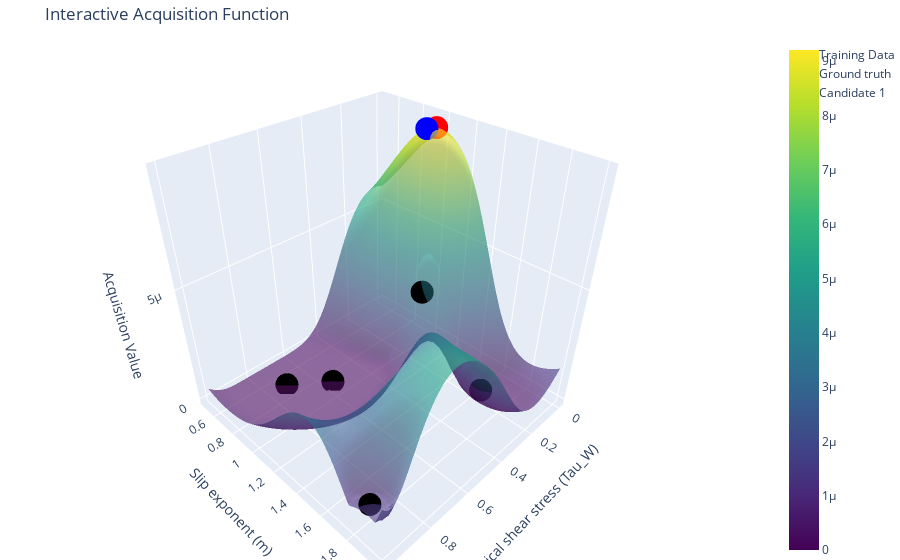

Write notebook code for a chart like this one.
### Code cell
tau_w_range = torch.linspace(bounds[0, 0], bounds[0, 1], 100)  # Grid for tau_w
m_range = torch.linspace(bounds[1, 0], bounds[1, 1], 100)      # Grid for m
tau_w_grid, m_grid = torch.meshgrid(tau_w_range, m_range, indexing="ij")


grid = torch.stack([tau_w_grid.ravel(), m_grid.ravel()], dim=-1)


acq_values = acq_func(grid.unsqueeze(1)).detach().numpy().reshape(100, 100)


train_acq_values = acq_func(train_x.unsqueeze(1)).detach().numpy()


fig = go.Figure()


fig.add_trace(go.Surface(
    x=tau_w_grid.numpy(),
    y=m_grid.numpy(),
    z=acq_values,
    colorscale='Viridis',
    opacity=0.6,
    name="Acquisition Function"
))


fig.add_trace(go.Scatter3d(
    x=train_x[:, 0].numpy(),
    y=train_x[:, 1].numpy(),
    z=train_acq_values.flatten(),
    mode='markers',
    marker=dict(size=8, color='black'),
    name='Training Data'

))

fig.add_trace(go.Scatter3d(
    x=[0.1],
    y=[1],
    z=[acq_values.max()] ,
    mode='markers',
    marker=dict(size=8, color='blue'),
    name='Ground truth'
)
)

# Iterate over the 3 candidates
for i in range(candidate.shape[0]): 
    candidate_acq_value = acq_func(candidate[i].unsqueeze(0)).item()
    fig.add_trace(go.Scatter3d(
        x=[candidate[i, 0].item()],
        y=[candidate[i, 1].item()],
        z=[candidate_acq_value],
        mode='markers',
        marker=dict(size=8, color='red', symbol='circle'),
        name=f'Candidate {i + 1}'
    ))



fig.update_layout(
    scene=dict(
        xaxis_title="Critical shear stress (Tau_W)",
        yaxis_title="Slip exponent (m)",
        zaxis_title="Acquisition Value"
    ),
    title="Interactive Acquisition Function",
    margin=dict(l=0, r=0, b=0, t=40)
)


fig.show()
fig.write_html("acquisiton_func.html")

### Figure 1 — Plotly figure (JSON) as saved in the notebook; plotly's stock layout.template omitted (floating-point values rounded to 4 significant figures; data arrays with more than 128 entries replaced by an {"elided": "..."} marker saying what was removed)
{"data": [{"colorscale": [[0, "#440154"], [0.1111, "#482878"], [0.2222, "#3e4989"], [0.3333, "#31688e"], [0.4444, "#26828e"], [0.5556, "#1f9e89"], [0.6667, "#35b779"], [0.7778, "#6ece58"], [0.8889, "#b5de2b"], [1, "#fde725"]], "name": "Acquisition Function", "opacity": 0.6, "type": "surface", "x": {"elided": "100x100 float values"}, "y": {"elided": "100x100 float values"}, "z": {"elided": "100x100 float values"}}, {"marker": {"color": "black", "size": 8}, "mode": "markers", "name": "Training Data", "type": "scatter3d", "x": [0.2606, 0.9645, 0.5733, 0.1802, 0.7246], "y": [1.225, 1.862, 0.9118, 1.639, 0.7283], "z": [3.785e-06, 1.259e-06, 5.723e-19, 9.221e-08, 4.889e-24]}, {"marker": {"color": "blue", "size": 8}, "mode": "markers", "name": "Ground truth", "type": "scatter3d", "x": [0.1], "y": [1], "z": [9.205e-06]}, {"marker": {"color": "red", "size": 8, "symbol": "circle"}, "mode": "markers", "name": "Candidate 1", "type": "scatter3d", "x": [0.06658], "y": [1.029], "z": [9.208e-06]}], "layout": {"margin": {"b": 0, "l": 0, "r": 0, "t": 40}, "scene": {"xaxis": {"title": {"text": "Critical shear stress (Tau_W)"}}, "yaxis": {"title": {"text": "Slip exponent (m)"}}, "zaxis": {"title": {"text": "Acquisition Value"}}}, "title": {"text": "Interactive Acquisition Function"}}}
